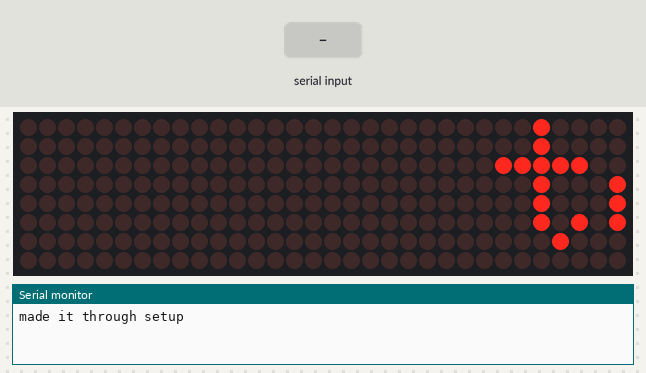
This sketch was run on a simulated Arduino Uno, built with avr-gcc and run on an emulated ATmega328P. Parts: 32×8 LED matrix, the last lines printed to the serial monitor. The inputs (shaded band) are chosen by the test bench.

Above: at 1.2 s.
1.3 s: "1" received over Serial
At 1.3 s:
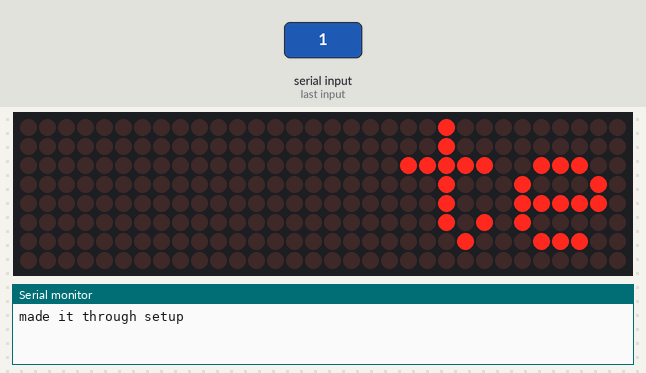
At 2.48 s:
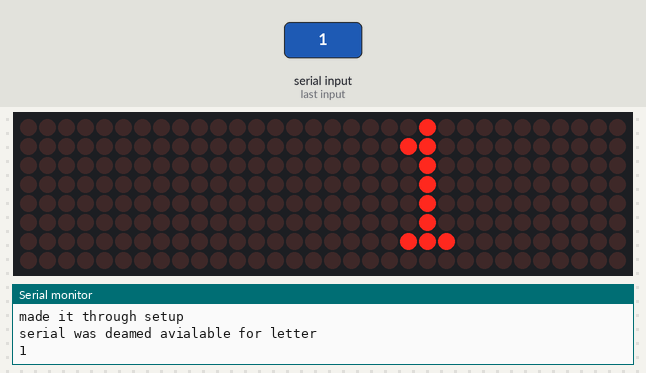
Timing chart, 0 to 4.3 s (numbered marks = the images above; inputs shaded):
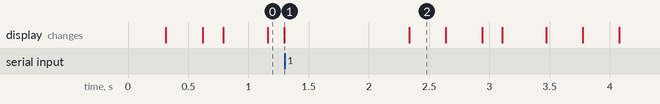

The sketch:

Marquee-sign.ino
```cpp
#include <Adafruit_GFX.h>
#include <Max72xxPanel.h>


int pinCS = 10; // Attach CS to this pin, DIN to MOSI and CLK to SCK (cf http://arduino.cc/en/Reference/SPI )
int numberOfHorizontalDisplays = 4;//adjust this to your setup
int numberOfVerticalDisplays = 1;
String letter = "test";
int curs = 0;
Max72xxPanel matrix = Max72xxPanel(pinCS, numberOfHorizontalDisplays, numberOfVerticalDisplays);

void setup() {
  Serial.begin(57600);
  matrix.setIntensity(4); // Set brightness between 0 and 15

  matrix.setRotation(0, 1);//you may have to change this section depending on your LED matrix setup
  matrix.setRotation(1,1);
  matrix.setRotation(2,1);
  matrix.setRotation(3,1);
  matrix.setTextSize(1);
  matrix.setTextWrap(false);
  matrix.setTextColor(HIGH);
  Serial.println("made it through setup");
}

void loop() {
  if (Serial.available() > 0)
  {
      Serial.println("serial was deamed avialable for letter");
      letter = Serial.readString();
      Serial.println(letter);
  }

  matrix.fillScreen(LOW);//Empty the screen
  matrix.setCursor(curs,0);//Move the cursor to the end of the screen
  curs --;
  if (curs == -letter.length()*6) {
    curs = 34;
  }

  matrix.print(letter);
  matrix.write();
  delay(30);

}
```
